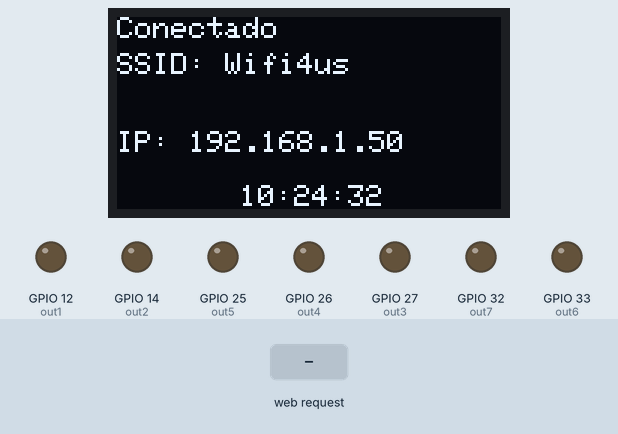
Recording of a sketch running on a simulated ESP32. On the bench: 128×64 one-colour display, output pins drawn as LEDs (lit = HIGH). The test bench sets the inputs (shaded band). WiFi joins after 1.5 s; servers stay silent unless stated; the local clock reads 2024-03-15 10:24:30 at power-on unless the sketch sets it; what the sketch prints to the serial monitor is not drawn.

Above: at 2.8 s.
2.9 s: HTTP request GET / received
At 4.3 s:
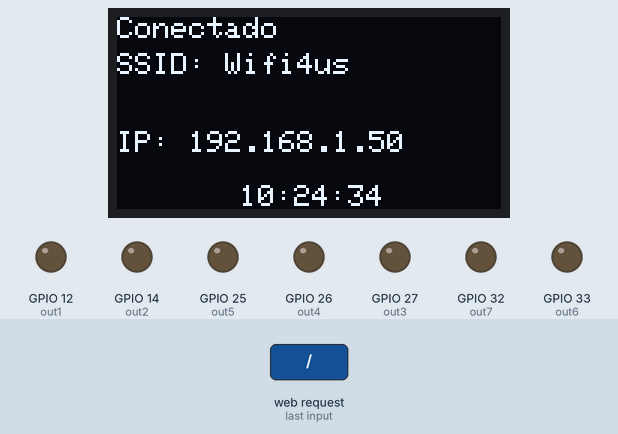
4.5 s: HTTP request GET /tiempos received
At 5.8 s:
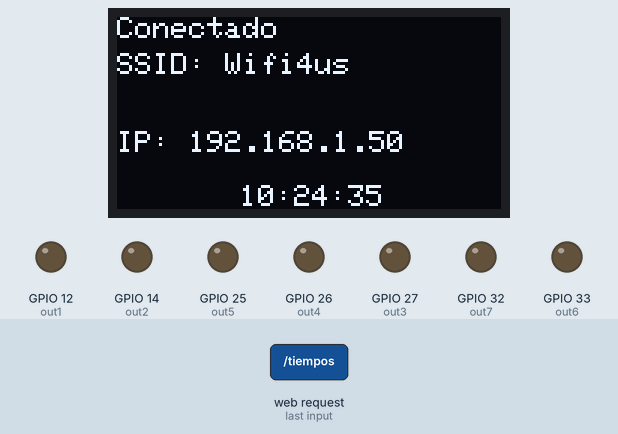
6.5 s: HTTP request GET /manual_activado received
Timing chart, 0 to 9.5 s (numbered marks = the images above; inputs shaded):
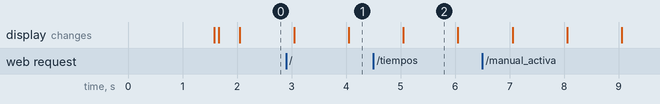

The sketch:

main.ino
```cpp
#include "WiFi.h"
#include "time.h"
#include "ESPAsyncWebServer.h"
#include "ArduinoJson.h"
#include "SPI.h"
#include "Wire.h"
#include "Adafruit_GFX.h"
#include "Adafruit_SSD1306.h"

#include "HtmlIndex.h"

#define n_dias 7
#define n_tiempos 10
#define n_salidas 7

#define out1 12
#define out2 14
#define out3 27
#define out4 26
#define out5 25
#define out6 33
#define out7 32

#define OLED_W 128
#define OLED_H 64
// #define OLED_RESET -1
// #define OLED_SCR_ADDR 0x3C

#define OLED_CLK   18
#define OLED_MOSI  5
#define OLED_RESET 17
#define OLED_DC    16
#define OLED_CS    4

// #define OLED_CS     15
// #define OLED_DC     27
// #define OLED_RESET  26

String ssid = "Wifi4us";
String pswd = "TLWA830RE";

const char* ntp_server = "pool.ntp.org";
const long gmt_offset_sec = -6 * 3600;
const int daylight_offset_sec = 0;

int tabla_tiempos[n_dias][n_tiempos][2 + n_salidas];

bool manualEnabled = false;
bool outState[n_salidas];

AsyncWebServer server(80);

// Adafruit_SSD1306 display(OLED_W, OLED_H, &Wire, OLED_RESET);
Adafruit_SSD1306 display(OLED_W, OLED_H, OLED_MOSI, OLED_CLK, OLED_DC, OLED_RESET, OLED_CS);
// Adafruit_SSD1306 display(OLED_W, OLED_H, &SPI, OLED_DC, OLED_RESET, OLED_CS);

struct tm tm_update_time;
struct tm tm_now;
String ip;
int notif_counter = 0;
int notif_offset_x = 0;
String notif_msg = "";

void setup() {
  pinMode(out1, OUTPUT);
  pinMode(out2, OUTPUT);
  pinMode(out3, OUTPUT);
  pinMode(out4, OUTPUT);
  pinMode(out5, OUTPUT);
  pinMode(out6, OUTPUT);
  pinMode(out7, OUTPUT);

  digitalWrite(out1, LOW);
  digitalWrite(out2, LOW);
  digitalWrite(out3, LOW);
  digitalWrite(out4, LOW);
  digitalWrite(out5, LOW);
  digitalWrite(out6, LOW);
  digitalWrite(out7, LOW);

  for (int i = 0; i < n_dias; i++) {
    for (int j = 0; j < n_tiempos; j++) {
      tabla_tiempos[i][j][0] = -1;
    }
  }

  tm_update_time.tm_hour = 6;
  tm_update_time.tm_min = 0;
  tm_update_time.tm_sec = 0;

  Serial.begin(115200);

  // if(!display.begin(SSD1306_SWITCHCAPVCC, OLED_SCR_ADDR)) { // SSD1306_SWITCHCAPVCC = generate display voltage from 3.3V internally
  if(!display.begin(SSD1306_SWITCHCAPVCC)) { // SSD1306_SWITCHCAPVCC = generate display voltage from 3.3V internally
    Serial.println(F("SSD1306 allocation failed"));
    for(;;);
  }

  display.setTextColor(SSD1306_WHITE);
  display.setTextSize(1);

  Serial.println("");
  Serial.print("Conectando a red WiFi");
  display.clearDisplay();
  display.setCursor(0, 30);
  display.println(F("Conectando a WiFi..."));
  display.display();

  WiFi.begin(ssid, pswd);

  while (WiFi.status() != WL_CONNECTED) {
    Serial.print(".");
    delay(500);
  }

  ip = WiFi.localIP().toString();

  Serial.println("");
  Serial.println("Conectado a la red " + ssid + "\n");
  Serial.println("IP: " + ip + "\n");
  display.clearDisplay();
  oledPrintNetworkInfo();

  server.on("/", HTTP_GET, [](AsyncWebServerRequest *request) {
    Serial.println("[GET] /");

    request->send(200, "text/html", HTML_INDEX);
  });

  server.on("/tiempos", HTTP_GET, [](AsyncWebServerRequest *request) {
    Serial.println("[GET] /tiempos");

    String str_tiempos = "[";

    for (int d = 0; d < n_dias; d++) {
      str_tiempos += "[";

      for (int t = 0; t < n_tiempos; t++) {
        str_tiempos += "{\"hora\":" + String(tabla_tiempos[d][t][0]) + ",\"minuto\":" + String(tabla_tiempos[d][t][1]) + ",\"salidas\":" + "[";

        for (int s = 0; s < n_salidas; s++) {
          str_tiempos += tabla_tiempos[d][t][2 + s] == 1 ? "true" : "false";

          if (s < n_salidas - 1) {
            str_tiempos += ",";
          }
        }

        str_tiempos += "]}";

        if (t < n_tiempos - 1) {
          str_tiempos += ",";
        }
      }

      str_tiempos += "]";

      if (d < n_dias - 1) {
        str_tiempos += ",";
      }
    }

    str_tiempos += "]";

    request->send(200, "application/json", str_tiempos);
  });

  server.on("/tiempos", HTTP_POST, [](AsyncWebServerRequest *request) {}, NULL, [](AsyncWebServerRequest *request, uint8_t *data, size_t len, size_t index, size_t total) {
      Serial.println("[POST] /tiempos");

      // https://arduinojson.org/v5/assistant/
      const int capacity = (n_dias * n_tiempos) * JSON_ARRAY_SIZE(2 + n_salidas) + JSON_ARRAY_SIZE(n_dias) + n_dias * JSON_ARRAY_SIZE(n_tiempos);
      StaticJsonDocument<capacity> doc;
      deserializeJson(doc, (const char*) data);

      for (int i = 0; i < n_dias; i++) {
        for (int j = 0; j < n_tiempos; j++) {
          tabla_tiempos[i][j][0] = -1;
        }
      }

      JsonArray arr_i = doc.as<JsonArray>();
      for (int i = 0; i < arr_i.size(); i++) {
        JsonVariant arr_j = arr_i[i].as<JsonArray>();
        for (int j = 0; j < arr_j.size(); j++) {
          JsonVariant arr_k = arr_j[j].as<JsonArray>();
          for (int k = 0; k < arr_k.size(); k++) {
            tabla_tiempos[i][j][k] = arr_k[k].as<int>();
          }
        }
      }

      notif_msg = "Datos actualizados";
      notif_offset_x = 8;
      notif_counter = 3;

      request->send(200);
  });

  server.on("/activar_manual", HTTP_POST, [](AsyncWebServerRequest *request) {
    Serial.println("[POST] /activar_manual");
    manualEnabled = true;
  });

  server.on("/desactivar_manual", HTTP_POST, [](AsyncWebServerRequest *request) {
    Serial.println("[POST] /desactivar_manual");
    manualEnabled = false;
  });


  server.on("/manual_activado", HTTP_GET, [](AsyncWebServerRequest *request) {
    Serial.println("[GET] /manual_activado");
    request->send(200, "application/json", "{\"val\":" + String(manualEnabled) + "}");
  });

  server.on("/manual", HTTP_GET, [](AsyncWebServerRequest *request) {
    Serial.println("[GET] /manual");

    String res = "[";

    for (int i = 0; i < n_salidas; i++) {
      res += outState[i] ? "true" : "false";

      if (i < n_salidas - 1) {
        res += ",";
      }
    }

    res += "]";

    request->send(200, "application/json", res);
  });

  server.on("/manual", HTTP_POST, [](AsyncWebServerRequest *request) {}, NULL, [](AsyncWebServerRequest *request, uint8_t *data, size_t len, size_t index, size_t total) {
      Serial.println("[POST] /manual");

      const int capacity = JSON_OBJECT_SIZE(3); // 2

      StaticJsonDocument<capacity> doc;
      deserializeJson(doc, (const char*) data);

      int entry = doc["entry"];
      bool value = doc["value"];

      Serial.println(value);

      outState[entry] = value;

      if (entry == 0) { digitalWrite(out1, value); }
      if (entry == 1) { digitalWrite(out2, value); }
      if (entry == 2) { digitalWrite(out3, value); }
      if (entry == 3) { digitalWrite(out4, value); }
      if (entry == 4) { digitalWrite(out5, value); }
      if (entry == 5) { digitalWrite(out6, value); }
      if (entry == 6) { digitalWrite(out7, value); }

      request->send(200);
  });

  server.begin();

  updateSystemTime();
}

void loop() {
  time_t now = time(NULL);
  tm_now = *localtime(&now);

  checkTimeUpdate();

  if (tm_now.tm_sec == 0 && !manualEnabled) {
    int wday = tm_now.tm_wday == 0 ? 6 : tm_now.tm_wday - 1;

    for (int i = 0; i < n_tiempos; i++) {
      if (
        tabla_tiempos[wday][i][0] == tm_now.tm_hour &&
        tabla_tiempos[wday][i][1] == tm_now.tm_min
      ) {
        Serial.println("Evento: " + String(tabla_tiempos[wday][i][0]) + ":" + String(tabla_tiempos[wday][i][1]));

        outState[0] = tabla_tiempos[wday][i][2] == 1;
        outState[1] = tabla_tiempos[wday][i][3] == 1;
        outState[2] = tabla_tiempos[wday][i][4] == 1;
        outState[3] = tabla_tiempos[wday][i][5] == 1;
        outState[4] = tabla_tiempos[wday][i][6] == 1;
        outState[5] = tabla_tiempos[wday][i][7] == 1;
        outState[6] = tabla_tiempos[wday][i][8] == 1;

        digitalWrite(out1, tabla_tiempos[wday][i][2] == 1 ? HIGH : LOW);
        digitalWrite(out2, tabla_tiempos[wday][i][3] == 1 ? HIGH : LOW);
        digitalWrite(out3, tabla_tiempos[wday][i][4] == 1 ? HIGH : LOW);
        digitalWrite(out4, tabla_tiempos[wday][i][5] == 1 ? HIGH : LOW);
        digitalWrite(out5, tabla_tiempos[wday][i][6] == 1 ? HIGH : LOW);
        digitalWrite(out6, tabla_tiempos[wday][i][7] == 1 ? HIGH : LOW);
        digitalWrite(out7, tabla_tiempos[wday][i][8] == 1 ? HIGH : LOW);

        break;
      }
    }
  }

  if (notif_counter > 0) {
    display.setCursor(notif_offset_x, 30);
    display.clearDisplay();
    display.println(F(notif_msg.c_str()));
    display.display();
    notif_counter--;
  } else {
    if (notif_counter == 0) {
      display.clearDisplay();
      notif_counter = -1;
    }

    oledPrintNetworkInfo();

    if (manualEnabled) {
      display.fillRect(0, 56, 128, 10, SSD1306_BLACK);
      display.setCursor(34, 56);
      display.println(F("MODO MANUAL"));
      display.display();
    } else {
      oledPrintTime();
    }
  }

  Serial.println(&tm_now);

  delay(1000 - (millis() % 1000));
}

void updateSystemTime() {
  display.fillRect(0, 56, 128, 10, SSD1306_BLACK);
  display.setCursor(0, 56);
  display.println(F("Actualizando hora..."));
  display.display();

  Serial.println("Actualizando hora...");

  configTime(gmt_offset_sec, daylight_offset_sec, ntp_server);

  time_t now;

  while (true) {
    time(&now);

    if (now > (2023 - 1970) * 365 * 24 * 60 * 60) {
        break;
    }
  }

  Serial.println("Hora actualizada\n");
}

void checkTimeUpdate() {
  if (
    tm_update_time.tm_hour == tm_now.tm_hour &&
    tm_update_time.tm_min == tm_now.tm_min &&
    tm_update_time.tm_sec == tm_now.tm_sec
  ) {
    updateSystemTime();
  }
}

void oledPrintNetworkInfo() {
  display.setCursor(0, 0);
  display.println(F("Conectado"));
  display.setCursor(0, 12);
  display.println(F(("SSID: " + ssid).c_str()));
  display.setCursor(0, 38);
  display.println(F(("IP: " + ip).c_str()));
  display.display();
}

void oledPrintTime() {
  String h = (tm_now.tm_hour < 10 ? "0" : "") + String(tm_now.tm_hour);
  String m = (tm_now.tm_min < 10 ? "0" : "") + String(tm_now.tm_min);
  String s = (tm_now.tm_sec < 10 ? "0" : "") + String(tm_now.tm_sec);

  display.fillRect(0, 56, 128, 10, SSD1306_BLACK);
  display.setCursor(41, 56);
  display.println(F((h + ":" + m + ":" + s).c_str()));
  display.display();
}
```

Source omitted: HtmlIndex.h (20860 bytes)
